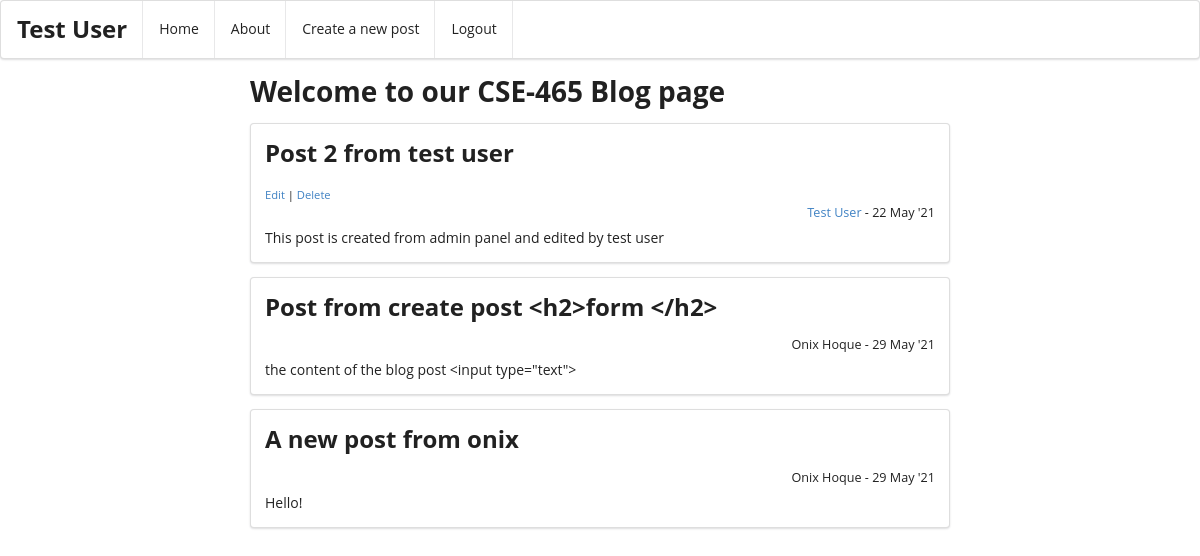
Screenshot of / (signed in) with the database file from the repository.
### blog/models.py (models this page shows, shortened)
class Post(models.Model):
	title = models.CharField(max_length=100)
	content = models.TextField()
	date_posted = models.DateTimeField(default=timezone.now)
	author = models.ForeignKey(User, on_delete=models.CASCADE)

### blog/views.py (the view)
# urls.py: path('', views.home, name='blog-home'),
def home(request):
	context = {
		'posts' : Post.objects.all()
	}
	return render(request, 'blog/home.html', context)

### blog/templates/blog/home.html (shortened to what this page needs)
{% extends 'blog/base.html' %}
{% load static %}
{% block content1 %}
<div class="ui menu">
  <div class="header item">
  	{% if user.is_authenticated %}
  		<h2>{{ user.get_full_name }}</h2>
  	{% else %}
  		<h2>CSE-465 Blog page</h2>
  	{% endif %}
  </div>
  <a class="item" href="{% url 'blog-home' %}">Home</a>
  <a class="item" href="{% url 'blog-about' %}">About</a>
  {% if user.is_authenticated %}
    <a class="item" href="{% url 'create-post-form' %}">Create a new post</a>
		<a class="item" href="{% url 'blog-logout' %}">Logout</a>
	{% else %}
		<a class="item" href="{% url 'blog-login' %}">LogIn</a>
	{% endif %}
</div>
<div class="ui text container">
<h1>Welcome to our CSE-465 Blog page</h1>
{% for post in posts %}
	<div class="ui segment">
	<h2> {{ post.title }} </h2>
  {% if post.author.id == user.id %}
  <small> <a href="{% url 'edit-post-form' post.id %}">Edit</a> | <a href="{% url 'delete-post-form' post.id %}">Delete</a> </small>
  <small class="postauthor"> <a href="{% url 'user-profile' %}">{{ post.author.get_full_name }}</a> - {{ post.date_posted|date:"j M 'y" }}</small>
  {% else %}
	<small class="postauthor"> {{ post.author.get_full_name }} - {{ post.date_posted|date:"j M 'y" }}</small>
  {% endif %}
	<p> {{ post.content }} </p>
	</div>
{% endfor %}
</div>
{% endblock content1 %}

### blog/static/blog/main.css (style rules this page uses)
* { font-family: "Open Sans" !important; }
.postauthor { display: block; text-align: right; width: 100%; padding-bottom: 5px; font-size: 0.9em; }

### rows the page displays
Post: title "Post 2 from test user", author.get_full_name "Test User", date_posted "22 May '21", content "This post is created from admin panel and edited by test user"
Post: title "Post from create post <h2>form </h2>", author.get_full_name "Onix Hoque", date_posted "29 May '21", content "the content of the blog post <input type=\"text\">"
Post: title "A new post from onix", author.get_full_name "Onix Hoque", date_posted "29 May '21", content "Hello!"

### other values shown
{{ user.get_full_name }} "Test User"
